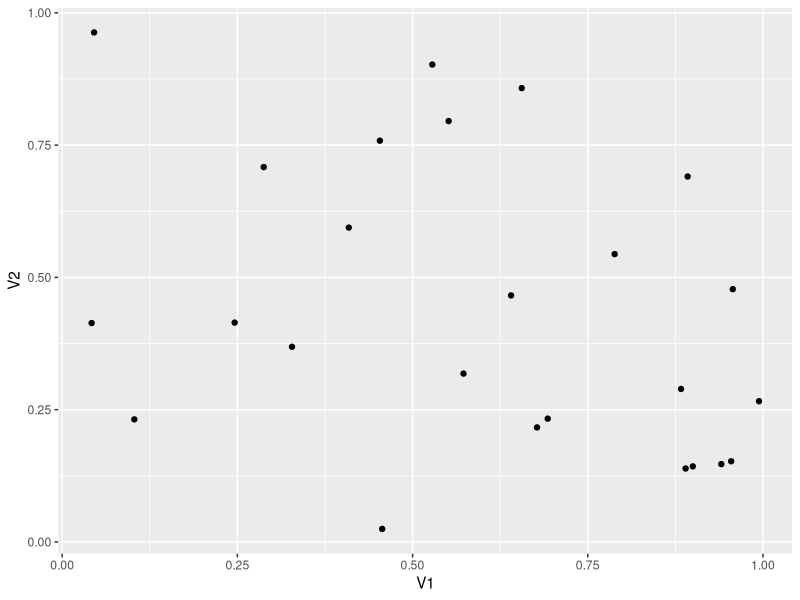
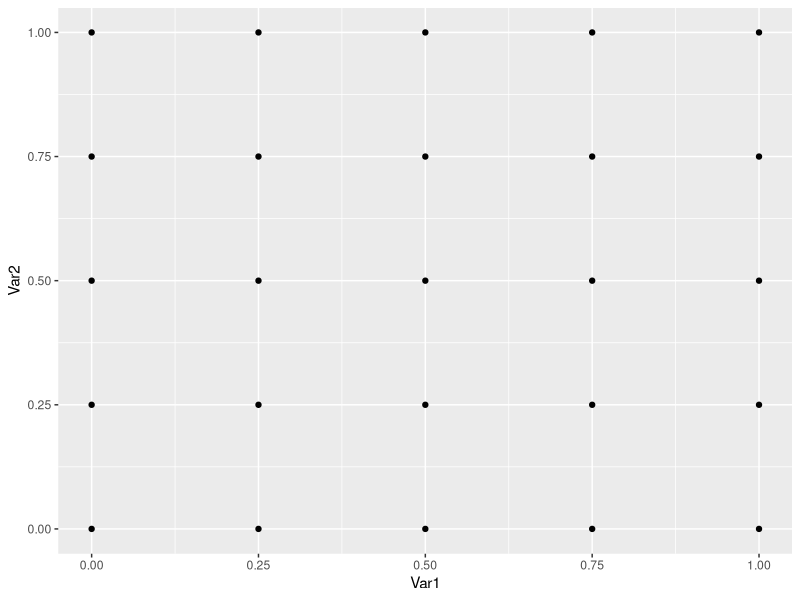
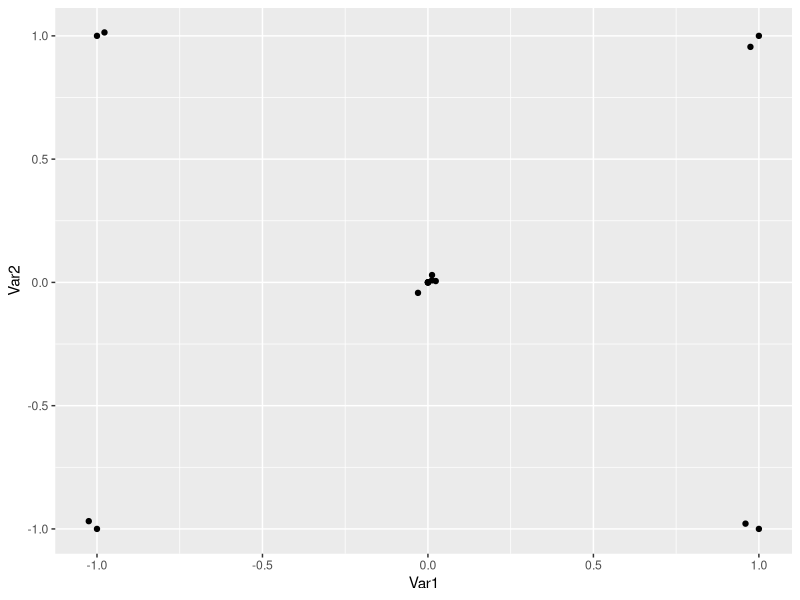
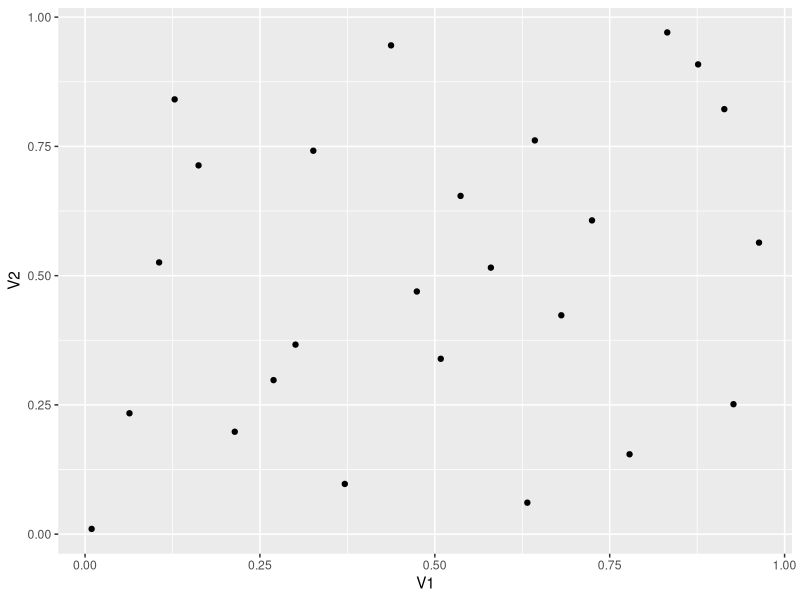
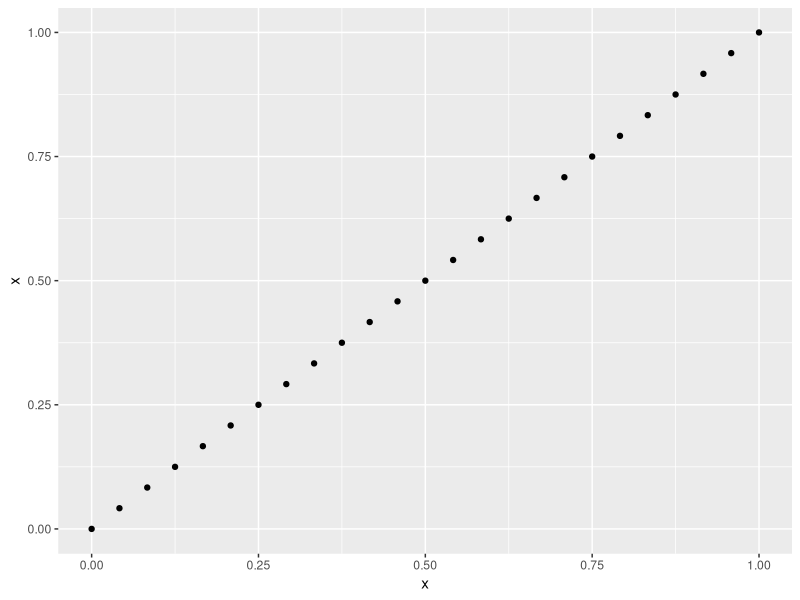
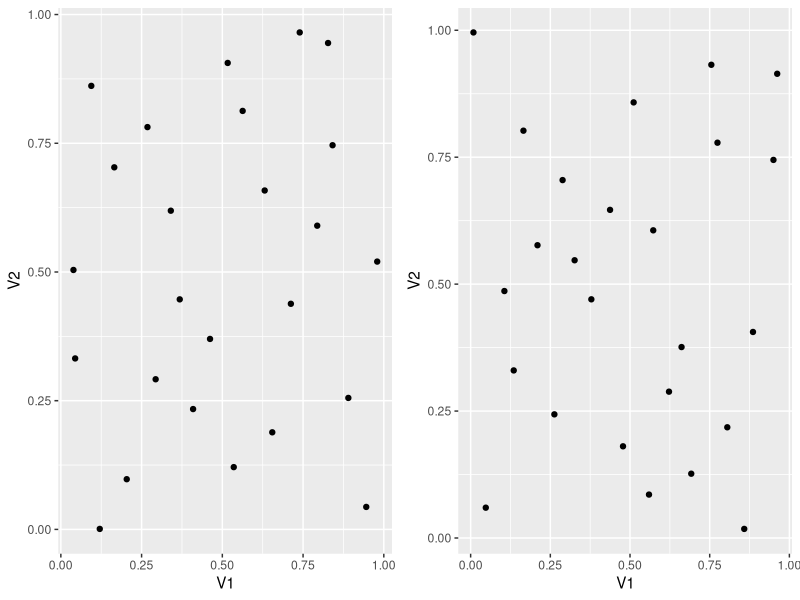
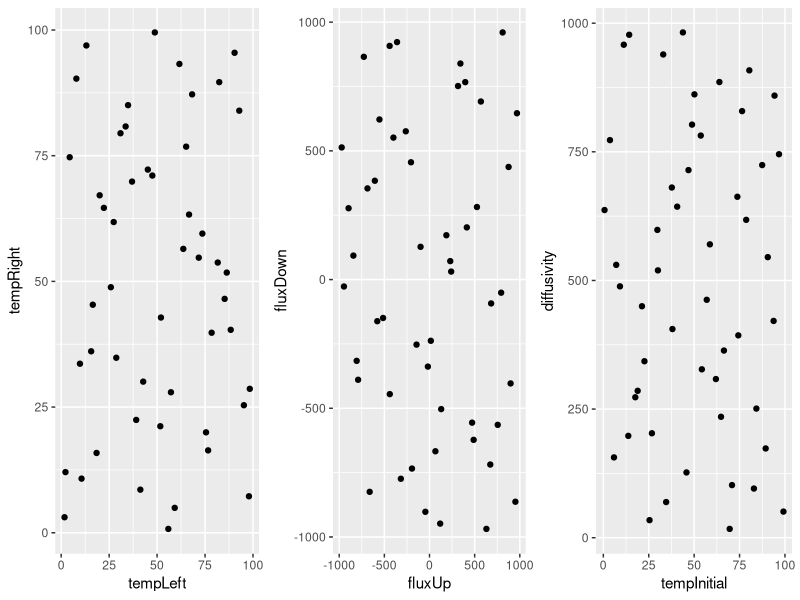

R code for these plots, in order:
## ---- chunk 1
knitr::opts_chunk$set(dev = "pdf", out.width = "50%", fig.align = "center")
par(mar = c(3, 3, 2, 1), mgp = c(2, .7, 0), tck = -.01, las = 1)
set.seed(123)
library(ggplot2)
library(gridExtra)
## ---- chunk 2
N_sim <- 25
N_input <- 2
X <- matrix(runif(N_sim * N_input), ncol = N_input, nrow = N_sim)
## ---- chunk 3
ggplot(as.data.frame(X), aes(x = V1, y = V2)) +
  geom_point()
## ---- chunk 4
x <- seq(0, 1, length = sqrt(N_sim))
X <- expand.grid(x, x)
## ---- chunk 5
ggplot(as.data.frame(X), aes(x = Var1, y = Var2)) +
  geom_point()
## ---- chunk 6
X <- structure(c(
  0, 1, 0, 0, -1, 0, 1, -1, 0, -1, 0, 0, -1, 0, 1,
  1
), .Dim = c(8L, 2L), .Dimnames = list(c(
  "1", "2", "3", "4",
  "5", "6", "7", "8"
), c("Var1", "Var2")))
ggplot(as.data.frame(X), aes(x = Var1, y = Var2)) +
  geom_point() +
  geom_jitter(width = 0.05, height = 0.05)
## ---- chunk 7
library(lhs)
X <- maximinLHS(N_sim, N_input)
## ---- chunk 8
ggplot(as.data.frame(X), aes(x = V1, y = V2)) +
  geom_point()
## ---- chunk 9
x <- seq(0, 1, length = N_sim)
qplot(x, x)
## ---- chunk 10
p1 <- ggplot(as.data.frame(maximinLHS(N_sim, N_input)), aes(x = V1, y = V2)) +
  geom_point()
p2 <- ggplot(as.data.frame(maximinLHS(N_sim, N_input)), aes(x = V1, y = V2)) +
  geom_point()
grid.arrange(p1, p2, ncol = 2)
## ---- chunk 11
f <- function(x1, x2) {
  return(10 * sin(pi * x1 * x2))
}
## ---- chunk 12
n_grid <- 20
n_inputs <- 2
initial_grid <- maximinLHS(n_grid, n_inputs)
## ---- chunk 13
n_grid <- 50
n_inputs <- 6
initial_grid <- maximinLHS(n_grid, n_inputs)
## ---- chunk 14
df_grid <- data.frame(
  tempLeft = initial_grid[, 1] * 100,
  tempRight = initial_grid[, 2] * 100,
  fluxUp = initial_grid[, 3] * 2000 - 1000,
  fluxDown = initial_grid[, 4] * 2000 - 1000,
  tempInitial = initial_grid[, 5] * 100,
  diffusivity = initial_grid[, 6] * 1000
)
p1 <- ggplot(df_grid, aes(x = tempLeft, y = tempRight)) +
  geom_point()
p2 <- ggplot(df_grid, aes(x = fluxUp, y = fluxDown)) +
  geom_point()
p3 <- ggplot(df_grid, aes(x = tempInitial, y = diffusivity)) +
  geom_point()
grid.arrange(p1, p2, p3, ncol = 3)
